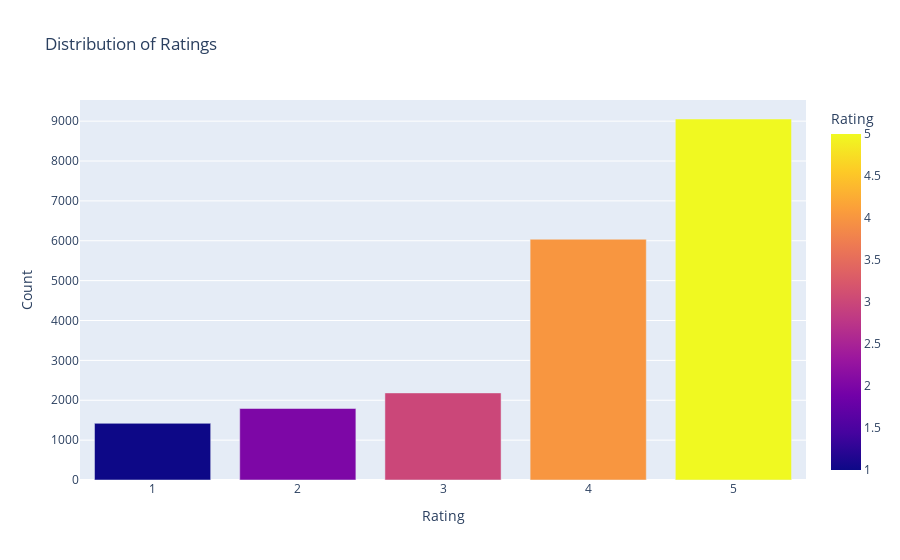

Notebook code for this chart:
### Code cell
import plotly.express as px

 # Menghitung jumlah data per rating
rating_counts = df['rating'].value_counts().reset_index()
rating_counts.columns = ['rating', 'count']

 # Plot bar chart interaktif menggunakan Plotly Express
fig = px.bar(rating_counts, x='rating', y='count', title='Distribution of Ratings',
             labels={'rating': 'Rating', 'count': 'Count'}, color='rating',
              color_discrete_map={1.0: 'red', 2.0: 'orange', 3.0: 'purple', 4.0: 'green', 5.0: 'blue'})
fig.update_layout(xaxis_title='Rating', yaxis_title='Count')
fig.show()

# Jumlah null values di kolom rating dan review
null_rating = df['rating'].isnull().sum()
null_review = df['review'].isnull().sum()
print(f"Number of null in label: {null_rating}")
print(f"Number of null in text: {null_review}")

### Figure 1 — Plotly figure (JSON) as saved in the notebook; plotly's stock layout.template omitted (floating-point values rounded to 4 significant figures)
{"data": [{"alignmentgroup": "True", "hovertemplate": "Rating=%{marker.color}<br>Count=%{y}<extra></extra>", "legendgroup": "", "marker": {"color": [5, 4, 3, 2, 1], "coloraxis": "coloraxis", "pattern": {"shape": ""}}, "name": "", "offsetgroup": "", "orientation": "v", "showlegend": false, "textposition": "auto", "type": "bar", "x": [5, 4, 3, 2, 1], "xaxis": "x", "y": [9054, 6039, 2184, 1793, 1421], "yaxis": "y"}], "layout": {"barmode": "relative", "coloraxis": {"colorbar": {"title": {"text": "Rating"}}, "colorscale": [[0, "#0d0887"], [0.1111, "#46039f"], [0.2222, "#7201a8"], [0.3333, "#9c179e"], [0.4444, "#bd3786"], [0.5556, "#d8576b"], [0.6667, "#ed7953"], [0.7778, "#fb9f3a"], [0.8889, "#fdca26"], [1, "#f0f921"]]}, "legend": {"tracegroupgap": 0}, "title": {"text": "Distribution of Ratings"}, "xaxis": {"anchor": "y", "domain": [0, 1], "title": {"text": "Rating"}}, "yaxis": {"anchor": "x", "domain": [0, 1], "title": {"text": "Count"}}}}
